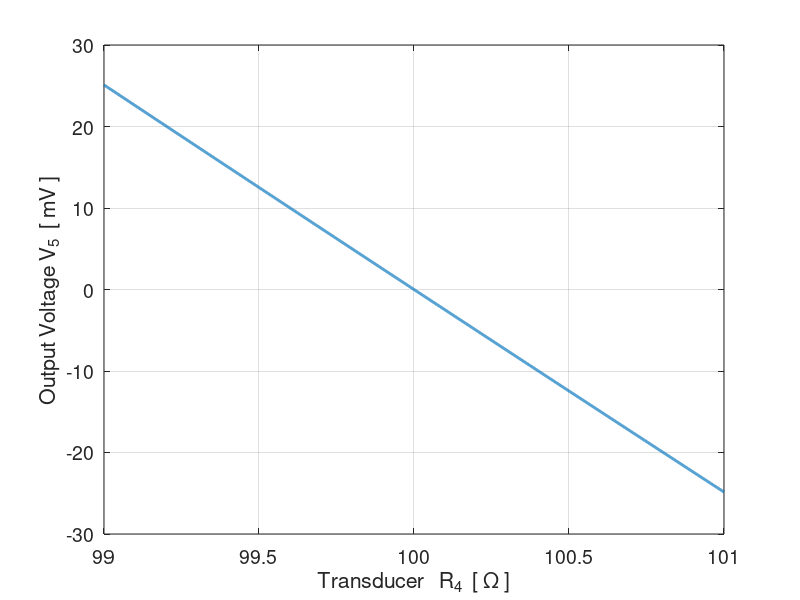

Source code (MATLAB):
% CR002.m

% Modelling a simple voltage divider circuit
% Maximum energy transfer from source to load

% Ian Cooper
% School of Physics, University of Sydney
% email: ian.cooper@sydney.edu.au
% ../mphome.htm
% 171220




clear all
close all
clc

% INPUTS   ===============================================================
   emf = 10;
   R = [100 100 100 100 1e5];

% CALCULATIONS   ======================================================== 
  Vm = [emf;0;0];
  
% Transducer resistance R4 = RTransducer
    RTmin = 99;        
    RTmax = 101;
    N = 5000;
    RT = linspace(RTmin,RTmax,N);
    VT = zeros(N,1);
    
% CALCULATIONS   ========================================================
for c = 1 : N
  R(4) = RT(c);
  Vm = [emf;0;0];
  Rm(1,1) = R(1) + R(2);
  Rm(1,2) = -R(1);
  Rm(1,3) = -R(2);
  
  Rm(2,1) =  R(1);
  Rm(2,2) = -(R(1) + R(3) + R(5));
  Rm(2,3) =  R(5);
  
  Rm(3,1) =  R(2);
  Rm(3,2) =  R(5);
  Rm(3,3) =  -(R(5) + R(4) + R(2));
  
  
  Im = Rm \ Vm;
  
  
  IR(1) = Im(1) - Im(2);
  IR(2) = Im(1) - Im(3);
  IR(3) = Im(2);
  IR(4) = Im(3);
  IR(5) = Im(3) - Im(2);
  
  V = IR .* R;
  VT(c) = V(5); 
end


% DISPLAY RESULTS   ======================================================
  
   
   
% GRAPHICS   =============================================================
figure(1)
   pos = [0.1 0.1 0.25 0.35];
   set(gcf,'Units','normalized');
   set(gcf,'Position',pos);
   set(gcf,'color','w');
   
   xP = RT; yP = 1e3.*VT;
   plot(xP,yP,'lineWidth',2);

   ylabel('Output Voltage V_5  [ mV ]');
   xlabel('Transducer   R_4  [ \Omega ]');
   grid on
   set(gca,'Fontsize',14);
   
